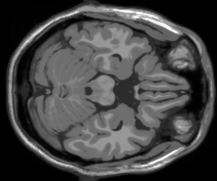
%> input picture Assignment_3/Final Submission/Q3 code and data/Images/slice_50.png, 217 x 181 px
$ octave Q3.m   (GNU Octave 9; MATLAB toolbox functions it lacks are replaced by stand-ins)
%> lines starting %> are read from the running program, lines starting %| are printed output that depends on the picture
### Assignment_3/Final Submission/Q3 code and data/l1_ls_matlab/l1_ls.m
function [x,status,history] = l1_ls(A,varargin)
%
% l1-Regularized Least Squares Problem Solver
%
%   l1_ls solves problems of the following form:
%
%       minimize ||A*x-y||^2 + lambda*sum|x_i|,
%
%   where A and y are problem data and x is variable (described below).
%
% CALLING SEQUENCES
%   [x,status,history] = l1_ls(A,y,lambda [,tar_gap[,quiet]])
%   [x,status,history] = l1_ls(A,At,m,n,y,lambda, [,tar_gap,[,quiet]]))
%
%   if A is a matrix, either sequence can be used.
%   if A is an object (with overloaded operators), At, m, n must be
%   provided.
%
% INPUT
%   A       : mxn matrix; input data. columns correspond to features.
%
%   At      : nxm matrix; transpose of A.
%   m       : number of examples (rows) of A
%   n       : number of features (column)s of A
%
%   y       : m vector; outcome.
%   lambda  : positive scalar; regularization parameter
%
%   tar_gap : relative target duality gap (default: 1e-3)
%   quiet   : boolean; suppress printing message when true (default: false)
%
%   (advanced arguments)
%       eta     : scalar; parameter for PCG termination (default: 1e-3)
%       pcgmaxi : scalar; number of maximum PCG iterations (default: 5000)
%
% OUTPUT
%   x       : n vector; classifier
%   status  : string; 'Solved' or 'Failed'
%
%   history : matrix of history data. columns represent (truncated) Newton
%             iterations; rows represent the following:
%            - 1st row) gap
%            - 2nd row) primal objective
%            - 3rd row) dual objective
%            - 4th row) step size
%            - 5th row) pcg iterations
%            - 6th row) pcg status flag
%
% USAGE EXAMPLES
%   [x,status] = l1_ls(A,y,lambda);
%   [x,status] = l1_ls(A,At,m,n,y,lambda,0.001);
%

% AUTHOR    Kwangmoo Koh <deneb1@stanford.edu>
% UPDATE    Apr 8 2007
%
% COPYRIGHT 2008 Kwangmoo Koh, Seung-Jean Kim, and Stephen Boyd

%------------------------------------------------------------
%       INITIALIZE
%------------------------------------------------------------

% IPM PARAMETERS
MU              = 2;        % updating parameter of t
MAX_NT_ITER     = 400;      % maximum IPM (Newton) iteration

% LINE SEARCH PARAMETERS
ALPHA           = 0.01;     % minimum fraction of decrease in the objective
BETA            = 0.5;      % stepsize decrease factor
MAX_LS_ITER     = 100;      % maximum backtracking line search iteration

% VARIABLE ARGUMENT HANDLING
% if the second argument is a matrix or an operator, the calling sequence is
%   l1_ls(A,At,y,lambda,m,n [,tar_gap,[,quiet]]))
% if the second argument is a vector, the calling sequence is
%   l1_ls(A,y,lambda [,tar_gap[,quiet]])
if ( (isobject(varargin{1}) || ~isvector(varargin{1})) && nargin >= 6)
    At = varargin{1};
    m  = varargin{2};
    n  = varargin{3};
    y  = varargin{4};
    lambda = varargin{5};
    varargin = varargin(6:end);

elseif (nargin >= 3)
    At = A';
    [m,n] = size(A);
    y  = varargin{1};
    lambda = varargin{2};
    varargin = varargin(3:end);
else
    if (~quiet) disp('Insufficient input arguments'); end
    x = []; status = 'Failed'; history = [];
    return;
end

% VARIABLE ARGUMENT HANDLING
t0         = min(max(1,1/lambda),2*n/1e-3);
defaults   = {1e-3,false,1e-3,5000,zeros(n,1),ones(n,1),t0};
given_args = ~cellfun('isempty',varargin);
defaults(given_args) = varargin(given_args);
[reltol,quiet,eta,pcgmaxi,x,u,t] = deal(defaults{:});

f = [x-u;-x-u];

% RESULT/HISTORY VARIABLES
pobjs = [] ; dobjs = [] ; sts = [] ; pitrs = []; pflgs = [];
pobj  = Inf; dobj  =-Inf; s   = Inf; pitr  = 0 ; pflg  = 0 ;

ntiter  = 0; lsiter  = 0; zntiter = 0; zlsiter = 0;
normg   = 0; prelres = 0; dxu =  zeros(2*n,1);

% diagxtx = diag(At*A);
diagxtx = 2*ones(n,1);

if (~quiet) disp(sprintf('\nSolving a problem of size (m=%d, n=%d), with lambda=%.5e',...
            m,n,lambda)); end
if (~quiet) disp('-----------------------------------------------------------------------------');end
if (~quiet) disp(sprintf('%5s %9s %15s %15s %13s %11s',...
            'iter','gap','primobj','dualobj','step len','pcg iters')); end

%------------------------------------------------------------
%               MAIN LOOP
%------------------------------------------------------------

for ntiter = 0:MAX_NT_ITER

    z = A*x-y;

    %------------------------------------------------------------
    %       CALCULATE DUALITY GAP
    %------------------------------------------------------------

    nu = 2*z;

    maxAnu = norm(At*nu,inf);
    if (maxAnu > lambda)
        nu = nu*lambda/maxAnu;
    end
    pobj  =  z'*z+lambda*norm(x,1);
    dobj  =  max(-0.25*nu'*nu-nu'*y,dobj);
    gap   =  pobj - dobj;

    pobjs = [pobjs pobj]; dobjs = [dobjs dobj]; sts = [sts s];
    pflgs = [pflgs pflg]; pitrs = [pitrs pitr];

    %------------------------------------------------------------
    %   STOPPING CRITERION
    %------------------------------------------------------------
    if (~quiet) disp(sprintf('%4d %12.2e %15.5e %15.5e %11.1e %8d',...
        ntiter, gap, pobj, dobj, s, pitr)); end

    if (gap/dobj < reltol)
        status  = 'Solved';
        history = [pobjs-dobjs; pobjs; dobjs; sts; pitrs; pflgs];
        if (~quiet) disp('Absolute tolerance reached.'); end
        %disp(sprintf('total pcg iters = %d\n',sum(pitrs)));
        return;
    end
    %------------------------------------------------------------
    %       UPDATE t
    %------------------------------------------------------------
    if (s >= 0.5)
        t = max(min(2*n*MU/gap, MU*t), t);
    end

    %------------------------------------------------------------
    %       CALCULATE NEWTON STEP
    %------------------------------------------------------------

    q1 = 1./(u+x);          q2 = 1./(u-x);
    d1 = (q1.^2+q2.^2)/t;   d2 = (q1.^2-q2.^2)/t;


    % calculate gradient
    gradphi = [At*(z*2)-(q1-q2)/t; lambda*ones(n,1)-(q1+q2)/t];

    % calculate vectors to be used in the preconditioner
    prb     = diagxtx+d1;
    prs     = prb.*d1-(d2.^2);

    % set pcg tolerance (relative)
    normg   = norm(gradphi);
    pcgtol  = min(1e-1,eta*gap/min(1,normg));

    if (ntiter ~= 0 && pitr == 0) pcgtol = pcgtol*0.1; end

    [dxu,pflg,prelres,pitr,presvec] = ...
        pcg(@AXfunc_l1_ls,-gradphi,pcgtol,pcgmaxi,@Mfunc_l1_ls,...
            [],dxu,A,At,d1,d2,d1./prs,d2./prs,prb./prs);

    if (pflg == 1) pitr = pcgmaxi; end

    dx  = dxu(1:n);
    du  = dxu(n+1:end);

    %------------------------------------------------------------
    %   BACKTRACKING LINE SEARCH
    %------------------------------------------------------------
    phi = z'*z+lambda*sum(u)-sum(log(-f))/t;
    s = 1.0;
    gdx = gradphi'*dxu;
    for lsiter = 1:MAX_LS_ITER
        newx = x+s*dx; newu = u+s*du;
        newf = [newx-newu;-newx-newu];
        if (max(newf) < 0)
            newz   =  A*newx-y;
            newphi =  newz'*newz+lambda*sum(newu)-sum(log(-newf))/t;
            if (newphi-phi <= ALPHA*s*gdx)
                break;
            end
        end
        s = BETA*s;
    end
    if (lsiter == MAX_LS_ITER) break; end % exit by BLS

    x = newx; u = newu; f = newf;
end


%------------------------------------------------------------
%       ABNORMAL TERMINATION (FALL THROUGH)
%------------------------------------------------------------
if (lsiter == MAX_LS_ITER)
    % failed in backtracking linesearch.
    if (~quiet) disp('MAX_LS_ITER exceeded in BLS'); end
    status = 'Failed';
elseif (ntiter == MAX_NT_ITER)
    % fail to find the solution within MAX_NT_ITER
    if (~quiet) disp('MAX_NT_ITER exceeded.'); end
    status = 'Failed';
end
history = [pobjs-dobjs; pobjs; dobjs; sts; pitrs; pflgs];

return;

%------------------------------------------------------------
%       COMPUTE AX (PCG)
%------------------------------------------------------------
function [y] = AXfunc_l1_ls(x,A,At,d1,d2,p1,p2,p3)
%
% y = hessphi*[x1;x2],
%
% where hessphi = [A'*A*2+D1 , D2;
%                  D2        , D1];

n  = length(x)/2;
x1 = x(1:n);
x2 = x(n+1:end);

y = [(At*((A*x1)*2))+d1.*x1+d2.*x2; d2.*x1+d1.*x2];

%------------------------------------------------------------
%       COMPUTE P^{-1}X (PCG)
%------------------------------------------------------------
function [y] = Mfunc_l1_ls(x,A,At,d1,d2,p1,p2,p3)
%
% y = P^{-1}*x,
%

n  = length(x)/2;
x1 = x(1:n);
x2 = x(n+1:end);

y = [ p1.*x1-p2.*x2;...
     -p2.*x1+p3.*x2];

### Assignment_3/Final Submission/Q3 code and data/Q3.m
% clear all;
addpath('./l1_ls_matlab');
% Adding Paths
file1='./Images/slice_50.png';
file2='./Images/slice_51.png';

% Reading Images
img1_temp=imread(file1);
%> img1_temp is the input picture: size 181x217 uint8; min 0, max 255, mean 68.8
img2_temp=imread(file2);
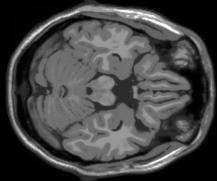
%> input picture Assignment_3/Final Submission/Q3 code and data/Images/slice_51.png, 217 x 181 px
%> img2_temp is the input picture: size 181x217 uint8; min 0, max 255, mean 68.6

% Padding Images to get overall square images
img1 = zeros(size(img1_temp,2),size(img1_temp,2));
img1((size(img1_temp,2) -size(img1_temp,1))/2:(size(img1_temp,2) +size(img1_temp,1))/2-1,:) = img1_temp;
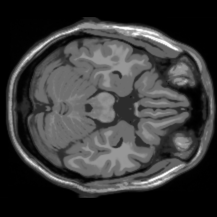
%> img1: size 217x217 double; min 0, max 255, mean 57.4

img2 = zeros(size(img2_temp,2),size(img2_temp,2));
img2((size(img2_temp,2) -size(img2_temp,1))/2:(size(img2_temp,2) +size(img2_temp,1))/2-1,:) = img2_temp;
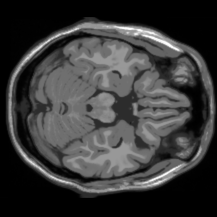
%> img2: size 217x217 double; min 0, max 255, mean 57.2

% Displaying the original Images
figure('name','Original Image 1');
imshow(uint8(img1));
figure('name','Original Image 2');
imshow(uint8(img2));

% Initialising the theta vector, using angles as 0,10,20...
totalAngles=18;
theta_1= zeros(1,18);
for i=0:totalAngles-1
    theta_1(i+1) = 10*i;
end

% Part (a)
[R,~] = radon(img1,theta_1);
% Calculating the image back from the radon transformation.
I_ramlak = iradon(R,theta_1,'nearest','Ram-Lak');
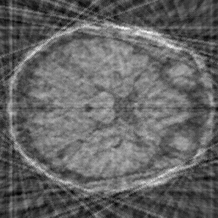
%> I_ramlak: size 218x218 double; min -128.3, max 335.6, mean 55.2; drawn with min black and max white

Mean_Squared_Error_1 = mean((I_ramlak(1:217,1:217) - img1).^2,'all') / mean(img1.^2, 'all');
%> Mean_Squared_Error_1 = 0.155

fig = figure('name', 'RamLak');
imshow(uint8(I_ramlak));
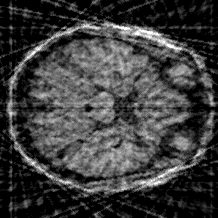
%> displayed picture: size 218x218, on the screen's scale of 0 to 255; min 0, max 255, mean 61.5
saveas(fig,'RamLak_tomography.png');


% Part b

% We need to construct the A matrix now. This matrix will have the number
% of rows as number of rows in R and the number of columns as the number of
% pixels in the original image

m_A = size(R, 1);
%> m_A = 311
n_A = numel(img1);
%> n_A = 47089

% This matrix (and its transpose) have been represented using classes and
% using operator overloading of matrix multiplication.

A=A_class(m_A,n_A,theta_1);
At=At_class(n_A,m_A,theta_1);

% Finally we set value of lambda and vectorise the Radon transform of the
% image to obtain a compressive sensing suitable format.

y=reshape(R,[],1);
%> y = 5598 values, max 20773.7 at index 4533, min 0 at index 1, mean 8684.2
lambda = 10;
[result,~]=l1_ls(A,At,m_A,n_A,y,lambda);
%> in l1_ls, `m  = varargin{2};`: m = 311
%> in l1_ls, `n  = varargin{3};`: n = 47089
%> in l1_ls, `lambda = varargin{5};`: lambda = 10
%> in l1_ls, `varargin = varargin(6:end);`: varargin = {}
%> in l1_ls, `t0         = min(max(1,1/lambda),2*n/1e-3);`: t0 = 1
%> in l1_ls, `given_args = ~cellfun('isempty',varargin);`: given_args = []
%> in l1_ls, `[reltol,quiet,eta,pcgmaxi,x,u,t] = deal(defaults{:});`: reltol = 0.001; quiet = false; eta = 0.001; pcgmaxi = 5000; t = 1
%| Solving a problem of size (m=311, n=47089), with lambda=1.00000e+01
%> (the run ends here)
